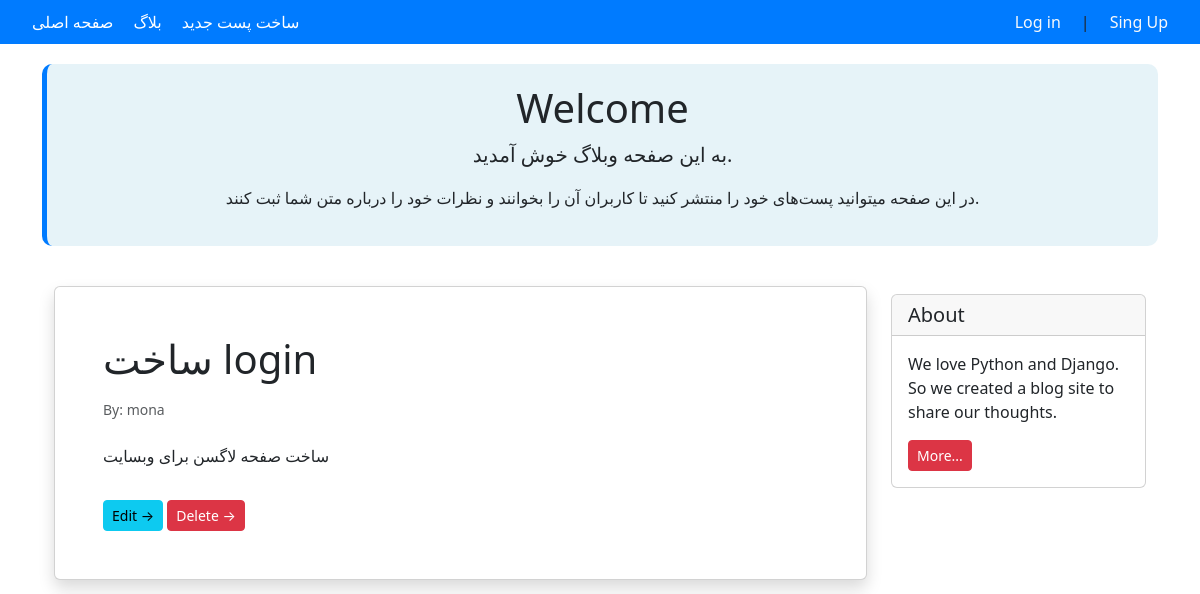
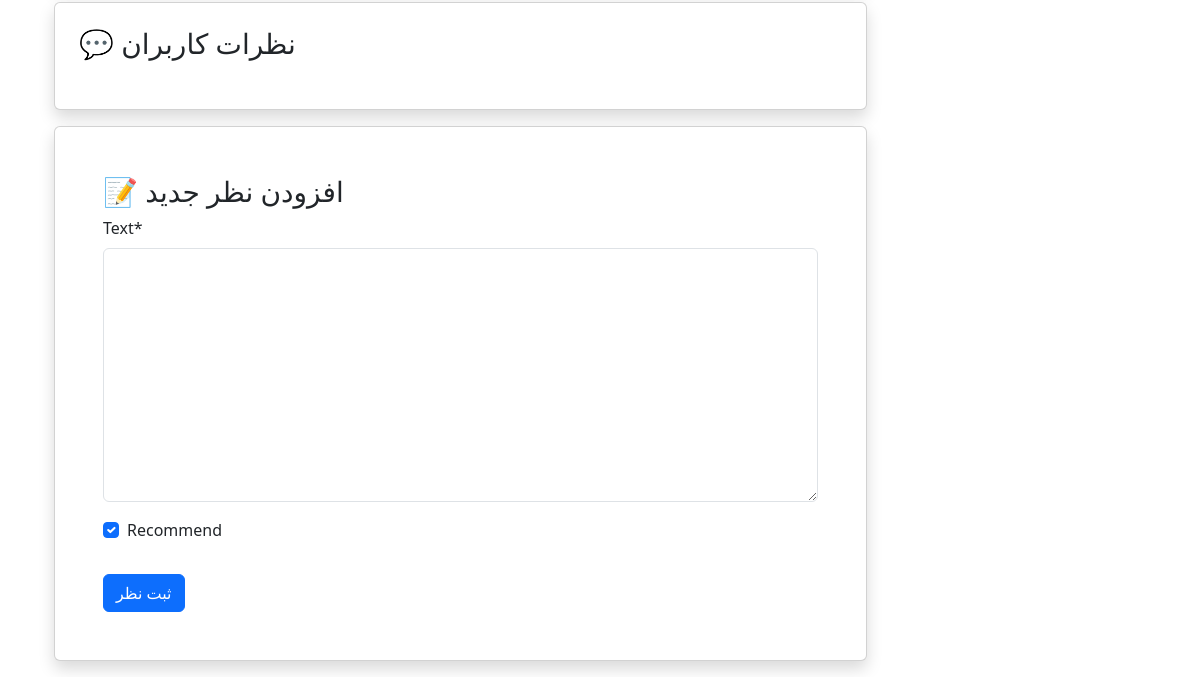
/31/, run on an earlier commit of the app's database (2 pictures, top to bottom).
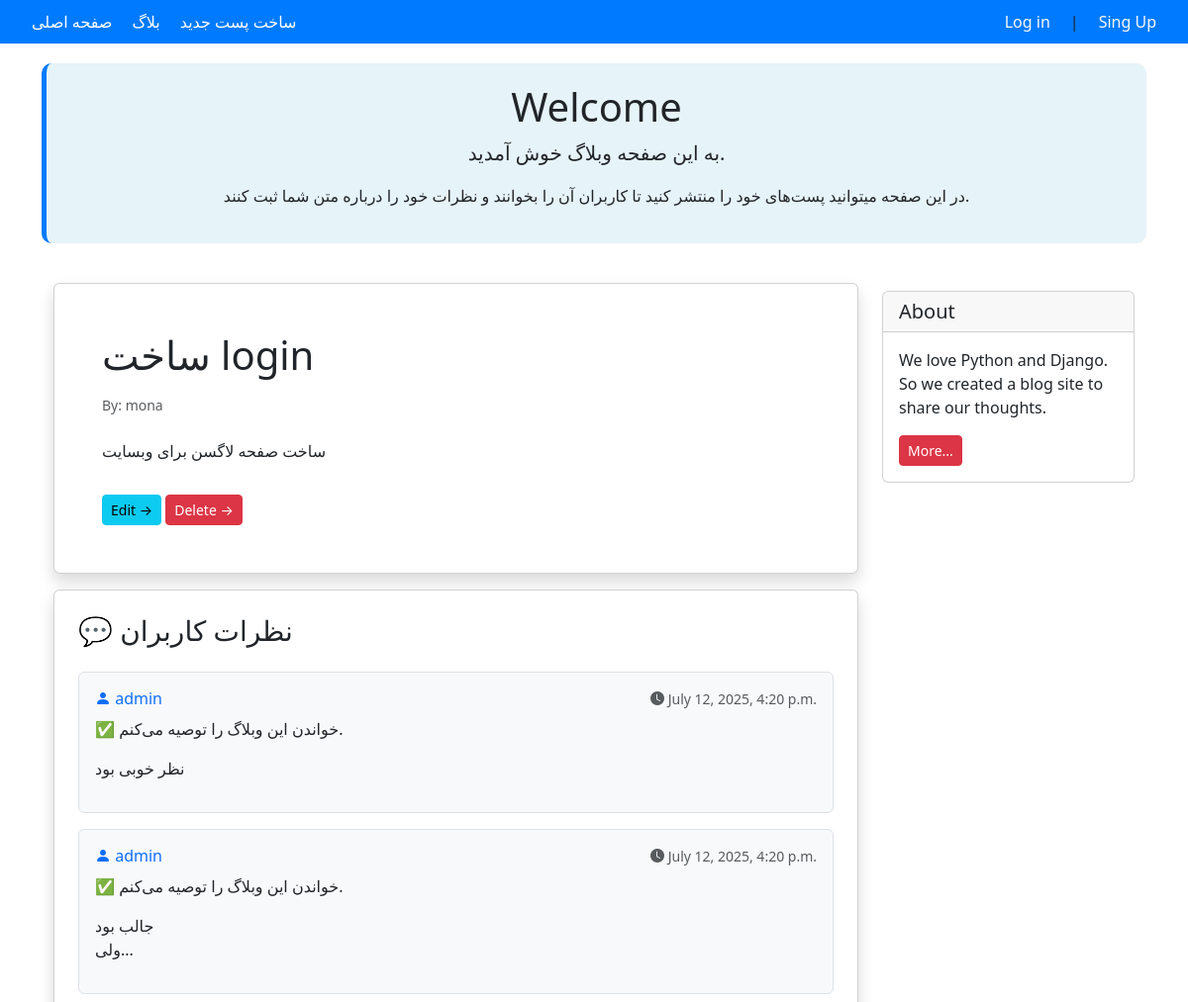
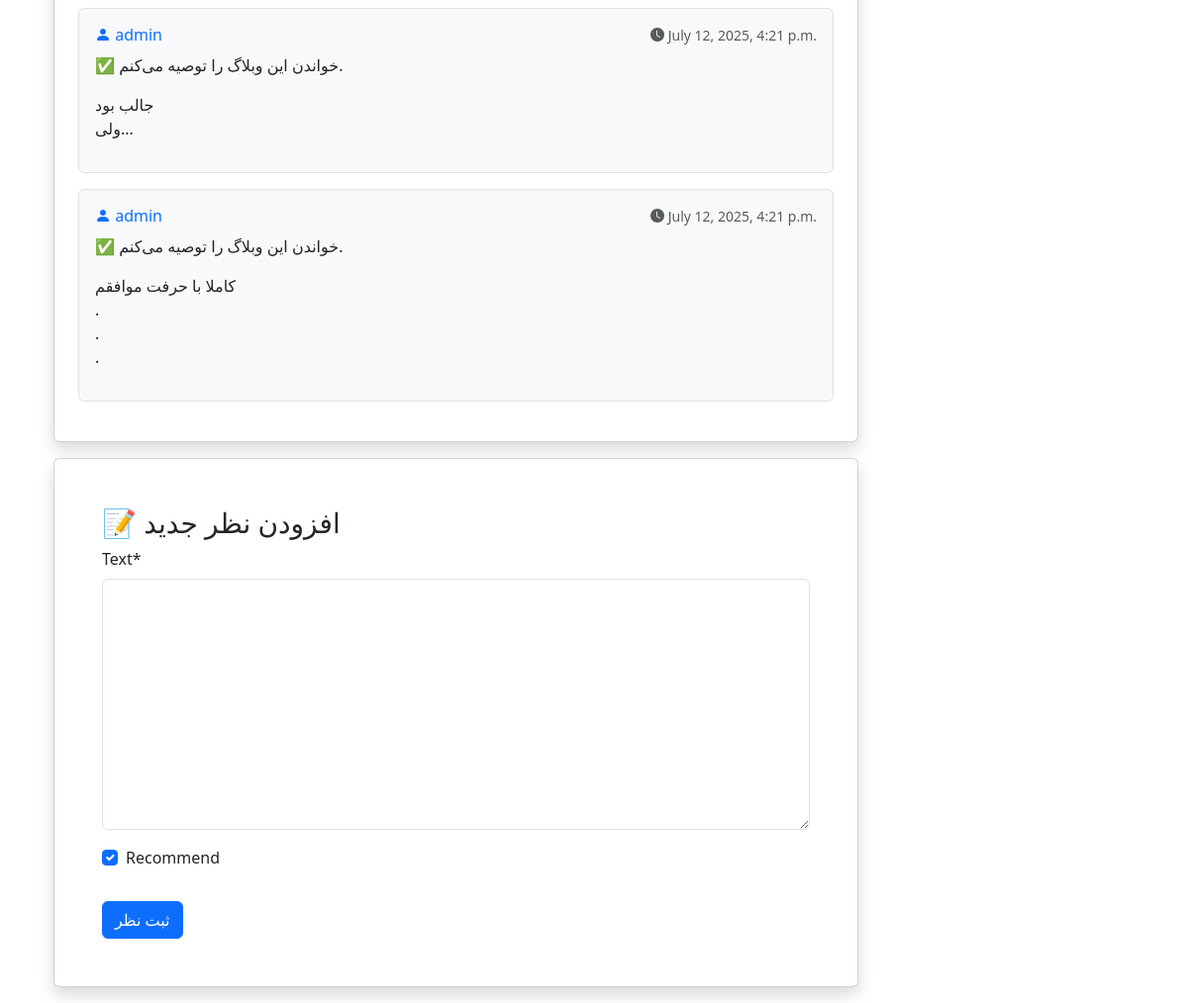
And on a later commit of the database (2 pictures, top to bottom).
### blog/models.py (models this page shows, shortened)
class Post(models.Model):
    STATUS_CHOICES =(
        ('pub','Published'),
        ('drf','Draft'),
    )
    title = models.CharField(max_length=200)
    text = models.TextField()
    datetime_created = models.DateTimeField(auto_now_add=True)
    datetime_modified = models.DateTimeField(auto_now=True)
    status = models.CharField(choices= STATUS_CHOICES,max_length=3 )
    author = models.ForeignKey("auth.User",on_delete = models.CASCADE)

class Comment(models.Model):
    text = models.TextField()
    datetime_created = models.DateTimeField(auto_now_add=True)
    user = models.ForeignKey(get_user_model(),on_delete = models.CASCADE)
    is_activate = models.BooleanField(default=True)
    recommend = models.BooleanField(default=True)
    post = models.ForeignKey(Post,on_delete = models.CASCADE,related_name='comments')

### blog/views.py (the view)
# urls.py: path('<int:pk>/',views.post_detail,name='post_detail'),
def post_detail(request,pk):
    post = get_object_or_404(Post,pk=pk)
    post_comments = post.comments.all()
    if request.method == 'POST':
        comment_form = CommentForm(request.POST)
        if comment_form.is_valid():
            new_comment = comment_form.save(commit=False)
            new_comment.post = post
            new_comment.user = request.user
            new_comment.save()
            comment_form = CommentForm()
    else:
        comment_form = CommentForm()
    return render(request,"blog/post_detail.html",{"post":post,
        "comments":post_comments,
        "comment_form":comment_form,
        })

### blog/forms.py
class CommentForm(forms.ModelForm):
    class Meta:
        model = Comment
        fields = ['text','recommend']

### blog/templates/blog/post_detail.html (shortened to what this page needs)
{% extends '_base.html' %}
{% load crispy_forms_tags %}
{% block content %}
<div class="container mt-4">
    <div class="row">
        <div class="col-9">
            <div class="card shadow my-3 p-5">
                <h1>{{ post.title }}</h1>
                <p class="small text-muted mt-2">By: {{ post.author }}</p>
                <p class="mt-2">{{ post.text }}</p>
                <div class="mt-3">
                    <a href="{% url 'post_update' post.id %}" class="btn btn-sm btn-info">Edit &rarr;</a>
                    <a href="{% url 'post_delete' post.id %}" class="btn btn-sm btn-danger">Delete &rarr;</a>
                </div>
            </div>
            <div class="card shadow my-3 p-4">
                <h3 class="mb-4">💬 نظرات کاربران</h3>
                    {% for comment in comments %}
                        {% if comment.is_activate %}
                            <div class="border rounded p-3 mb-3 bg-light">
                                <div class="d-flex justify-content-between align-items-center mb-2">
                                    <h6 class="mb-0 text-primary">
                                        <i class="bi bi-person-fill"></i> {{ comment.user.username }}
                                    </h6>
                                    <small class="text-muted">
                                        <i class="bi bi-clock-fill"></i>
                                        {{ comment.datetime_created|date:"F j, Y, g:i a" }}
                                    </small>
                                </div>
                                <p class="mb-1">
                                    {% if comment.recommend %}
                                        ✅ خواندن این وبلاگ را توصیه می‌کنم.
                                    {% else %}
                                        ❌ خواندن این وبلاگ را توصیه نمی‌کنم.
                                    {% endif %}
                                </p>
                                <p class="text-dark">
                                    {{ comment.text|linebreaks }}
                                </p>
                            </div>
                        {% endif %}
                    {% endfor %}
            </div>
            <div class="card shadow my-3 p-5">
                <h3>📝 افزودن نظر جدید</h3>
                <form method="POST">
                    {{ comment_form|crispy }}
                    <button type="submit" class="btn btn-primary mt-3">ثبت نظر</button>
                </form>
            </div>
        </div>
        <div class="col-3">
            <div class="card my-4">
                <h5 class="card-header">About</h5>
                <div class="card-body">
                    <p class="card-text">We love Python and Django. So we created a blog site to share our thoughts.</p>
                    <a href="#" class="btn btn-sm btn-danger">More...</a>
                </div>
            </div>
        </div>
    </div>
</div>
{% endblock content %}

### templates/_base.html (shortened to what this page needs)
<!DOCTYPE html>
<html lang="fa">
<head>
    <link rel="stylesheet" href="https://cdn.jsdelivr.net/npm/bootstrap@5.3.0/dist/css/bootstrap.min.css">
    <link rel="stylesheet" href="https://cdn.jsdelivr.net/npm/bootstrap-icons@1.10.5/font/bootstrap-icons.css">
</head>
<body>
<nav class="navbar">
    <div class="container-fluid d-flex align-items-center">
        <div class="d-flex align-items-center me-auto">
            <a href="{% url 'post_list' %}">صفحه اصلی</a>
            <a href="/blog">بلاگ</a>
            <a href="{% url 'post_create' %}">ساخت پست جدید</a>
        </div>
        <div class="user-info">
            {% if user.is_authenticated %}
                <span>{{ user.username }}</span>
                <form action="{% url 'logout' %}" method="POST">
                    {% csrf_token %}
                    <button type="submit" class="btn-logout">Log Out</button>
                </form>
            {% else %}
                <a class="text-light" href="{% url 'login' %}">Log in</a> |
                <a class="text-light" href="{% url 'singup' %}">Sing Up</a>
            {% endif %}
        </div>
    </div>
</nav>
<div class="container">
    <div class="welcome-box">
        <h1>Welcome</h1>
        <p class="lead">به این صفحه وبلاگ خوش آمدید.</p>
        <p>در این صفحه میتوانید پست‌های خود را منتشر کنید تا کاربران آن را بخوانند و نظرات خود را درباره متن شما ثبت
            کنند.</p>
    </div>
</div>
<div class="container">
    {% block content %}{% endblock content %}
</div>
</body>
</html>

### templates/_base.html (style rules this page uses)
body { transition: background-color 0.3s, color 0.3s; }
.navbar { background-color: #007bff; padding: 10px; }
.navbar a { color: white; text-decoration: none; margin: 0 10px; }
.welcome-box { background-color: rgba(173, 216, 230, 0.3); border-left: 5px solid #007bff; padding: 20px; border-radius: 10px; text-align: center; margin-top: 20px; }
.user-info { display: flex; align-items: center; gap: 10px; }

What changed in the data, as far as the page shows it:
added Comment: user.username "admin", datetime_created "July 12, 2025, 4:20 p.m.", recommend "✅ خواندن این وبلاگ را توصیه می‌کنم.", text "نظر خوبی بود"
added Comment: user.username "admin", datetime_created "July 12, 2025, 4:20 p.m.", recommend "✅ خواندن این وبلاگ را توصیه می‌کنم.", text "جالب بود ولی..."
added Comment: user.username "admin", datetime_created "July 12, 2025, 4:21 p.m.", recommend "✅ خواندن این وبلاگ را توصیه می‌کنم.", text "جالب بود ولی..."
added Comment: user.username "admin", datetime_created "July 12, 2025, 4:21 p.m.", recommend "✅ خواندن این وبلاگ را توصیه می‌کنم.", text "کاملا با حرفت موافقم . . ."
